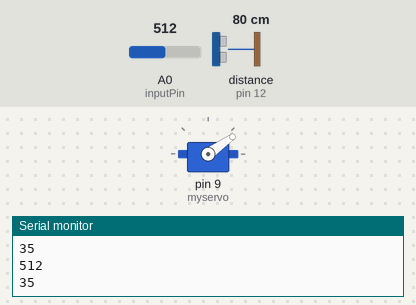
Bench run of a sketch on a simulated Arduino Uno, built with avr-gcc and run on an emulated ATmega328P. On the bench: servo, the last lines printed to the serial monitor. Wiring (inferred from the names in the program): ultrasonic range finder: trigger pin 13; echo pin 12. Inputs (shaded band) come from the test bench; at power-on: distance to the obstacle (sensor on pin 12) 80 cm, A0 (inputPin) = 512. The echo pulse lasts 58.3 µs per cm.

Above: at 1.2 s.
1.3 s: distance to the obstacle (sensor on pin 12) set to 2 cm
At 2.4 s:
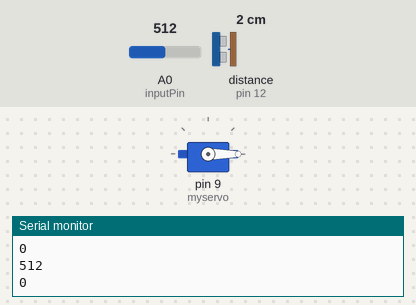
2.8 s: distance to the obstacle (sensor on pin 12) set to 120 cm
At 3.6 s:
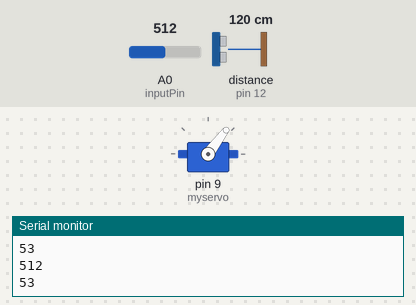
4.3 s: distance to the obstacle (sensor on pin 12) set to 250 cm
At 5.5 s:
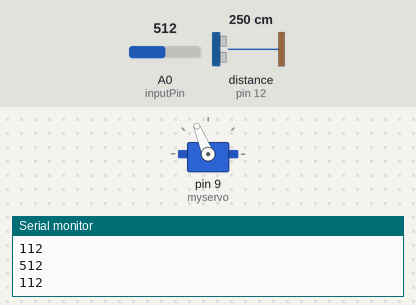
5.8 s: distance to the obstacle (sensor on pin 12) set to 299 cm
At 6.3 s:
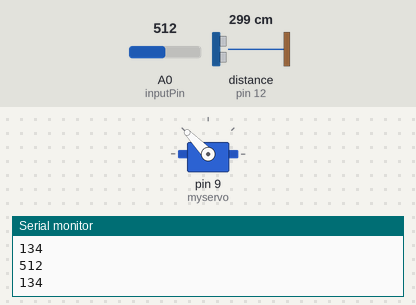
Timing chart, 0 to 8.3 s (numbered marks = the images above; inputs shaded):
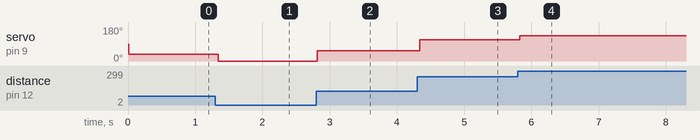

Measured:
- after the input at 1.3 s, servo on pin 9 (myservo): 35° → 0° at once
- after the input at 2.8 s, servo on pin 9 (myservo): 0° → 53° at once
- after the input at 4.3 s, servo on pin 9 (myservo): 53° → 112° at once
- after the input at 5.8 s, servo on pin 9 (myservo): 112° → 134° at once

The sketch:

smoothing.ino
```cpp
/*
 * created by Rui Santos, https://randomnerdtutorials.com
 *
 * Complete Guide for Ultrasonic Sensor HC-SR04
 *
    Ultrasonic sensor Pins:
        VCC: +5VDC
        Trig : Trigger (INPUT) - Pin11
        Echo: Echo (OUTPUT) - Pin 12
        GND: GND
 */

int trigPin = 13;    // Trigger
int echoPin = 12;    // Echo
int currentSample = 0;
long duration, cm, inches;
#include <Servo.h>

Servo myservo;

const int numReadings = 10;

int readings[numReadings];      // the readings from the analog input
int readIndex = 0;              // the index of the current reading
int total = 0;                  // the running total
int average = 0;                // the average

int inputPin = A0;


void setup() {
  //Serial Port begin
  Serial.begin (9600);
  //Define inputs and outputs
  pinMode(trigPin, OUTPUT);
  pinMode(echoPin, INPUT);
  myservo.attach(9);

  // initialize serial communication with computer:
  Serial.begin(9600);
  // initialize all the readings to 0:
  for (int thisReading = 0; thisReading < numReadings; thisReading++) {
    readings[thisReading] = 0;
  }
}

void loop() {
  // The sensor is triggered by a HIGH pulse of 10 or more microseconds.
  // Give a short LOW pulse beforehand to ensure a clean HIGH pulse:
  digitalWrite(trigPin, LOW);
  delayMicroseconds(5);
  digitalWrite(trigPin, HIGH);
  delayMicroseconds(10);
  digitalWrite(trigPin, LOW);

  // Read the signal from the sensor: a HIGH pulse whose
  // duration is the time (in microseconds) from the sending
  // of the ping to the reception of its echo off of an object.
  pinMode(echoPin, INPUT);
  duration = pulseIn(echoPin, HIGH);

  // Convert the time into a distance
  cm = (duration/2) / 29.1;     // Divide by 29.1 or multiply by 0.0343
  inches = (duration/2) / 74;   // Divide by 74 or multiply by 0.0135

// subtract the last reading:
  total = total - readings[readIndex];
  // read from the sensor:
  readings[readIndex] = analogRead(inputPin);
  // add the reading to the total:
  total = total + readings[readIndex];
  // advance to the next position in the array:
  readIndex = readIndex + 1;

  // if we're at the end of the array...
  if (readIndex >= numReadings) {
    // ...wrap around to the beginning:
    readIndex = 0;
  }

  // calculate the average:
  average = total / numReadings;
  // send it to the computer as ASCII digits
  Serial.println(average);
  delay(5);        // delay in between reads for stability

//  Serial.print(cm);
//  Serial.print("cm");
//  Serial.println();

  int val = map(cm, 0, 400, 0, 180);
//  if(val < 1000){
    val = constrain(val, 0, 180);
    myservo.write(val);
    Serial.println(val);
//  }
  delay(50);
}
```
